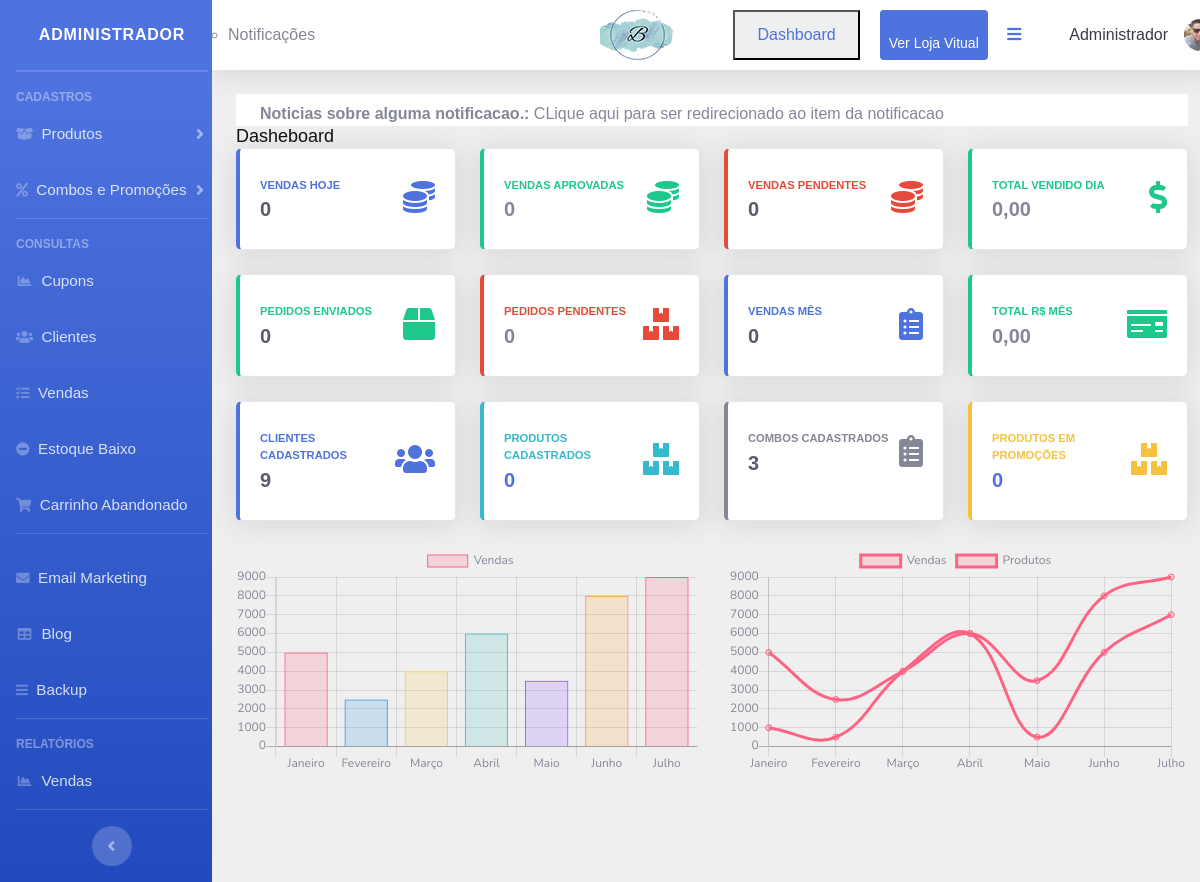
Screenshot of /sistema/painel-admin (signed in) with the database file from the repository.
### tables this page shows
CREATE TABLE `usuarios` (
  `id` int(11) NOT NULL AUTO_INCREMENT,
  `nome` varchar(50) NOT NULL,
  `cpf` varchar(20) NOT NULL,
  `email` varchar(50) NOT NULL,
  `senha` varchar(35) NOT NULL,
  `senha_crip` varchar(150) NOT NULL,
  `nivel` varchar(20) NOT NULL,
  `imagem` varchar(100) DEFAULT NULL,
  PRIMARY KEY (`id`)
);

### sistema/painel-admin/index.php (the view, shortened to what this page needs)
<?php
require_once '../../conexao.php';
$query = $pdo->query(
    "SELECT * FROM produtos where estoque <= '$nivel_estoque' order by estoque asc "
);
$res = $query->fetchAll(PDO::FETCH_ASSOC);
if (@count($res) > 0) {
    $classe_estoque = 'bg-danger';
} else {
    $classe_estoque = '';
}
$query5 = $pdo->query(
    "SELECT * FROM carrinho where id_venda = '0' "
);
$res5 = $query5->fetchAll(PDO::FETCH_ASSOC);
if (@count($res5) > 0) {
    $classe_carrinho = 'bg-dark text-light';
} else {
    $classe_carrinho = '';
}
$query = $pdo->query('SELECT * FROM envios_email');
$res = $query->fetchAll(PDO::FETCH_ASSOC);
if (@count($res) == 0) {
    $pdo->query(
        "INSERT INTO envios_email (data, final, assunto, mensagem, link) values (curDate(), '0', '', '', '') "
    );
}
$pag = @$_GET['pag'];
$menu1 = 'produtos';
$menu2 = 'categorias';
$menu3 = 'sub-categorias';
$menu4 = 'combos';
$menu5 = 'promocoes';
$menu6 = 'clientes';
$menu7 = 'vendas';
$menu8 = 'backup';
$menu9 = 'tipo-envios';
$menu10 = 'carac';
$menu11 = 'alertas';
$menu12 = 'cupons';
$menu13 = 'estoque';
$menu14 = 'blog';
$menu15 = 'banner';
$menu16 = 'produtos-promocao';
$menu17 = 'carrinho_abandonado';
$res = $pdo->query("SELECT * FROM usuarios where id = '$_SESSION[id_usuario]'");
$dados = $res->fetchAll(PDO::FETCH_ASSOC);
$nome_usu = @$dados[0]['nome'];
$imagem_usu = @$dados[0]['imagem'];
?>
<!DOCTYPE html>
<html lang="en">
<head>
    <link href="../vendor/fontawesome-free/css/all.min.css" rel="stylesheet" type="text/css">
    <link href="../css/sb-admin-2.css" rel="stylesheet">
    <link href="../css/style.css" rel="stylesheet">
    <link href="../vendor/datatables/dataTables.bootstrap4.min.css" rel="stylesheet">
</head>
<body id="page-top " >
    <div id="wrapper"  >
        <ul class=" navbar-nav bg-gradient-primary sidebar sidebar-dark " id="accordionSidebar" >
            <a class="sidebar-brand d-flex align-items-center justify-content-center"  href="index.php">
                <div class="sidebar-brand-text mx-3">Administrador</div>
            </a>
            <hr class="sidebar-divider my-0">
            <hr class="sidebar-divider">
            <div class="sidebar-heading">
                Cadastros
            </div>
            <li class="nav-item ">
                <a class="nav-link collapsed" href="#" data-toggle="collapse" data-target="#collapseTwo" aria-expanded="true" aria-controls="collapseTwo">
                    <i class="fas fa-box-open"></i>
                    <span>Produtos</span>
                </a>
            </li>
            <li class="nav-item">
                <a class="nav-link collapsed" href="#" data-toggle="collapse" data-target="#collapseUtilities" aria-expanded="true" aria-controls="collapseUtilities">
                    <i class="fas fa-percent"></i>
                    <span>Combos e Promoções</span>
                </a>
            </li>
            <hr class="sidebar-divider">
            <div class="sidebar-heading">
                Consultas
            </div>
            <li class="nav-item">
                <a class="nav-link" href="index.php?pag=<?php echo $menu12; ?>">
                    <i class="fas fa-fw fa-chart-area"></i>
                    <span>Cupons</span></a>
                </li>
                <li class="nav-item">
                    <a class="nav-link" href="index.php?pag=<?php echo $menu6; ?>">
                        <i class="fas fa-users"></i>
                        <span>Clientes</span></a>
                    </li>
                    <li class="nav-item">
                        <a class="nav-link" href="index.php?pag=<?php echo $menu7; ?>">
                            <i class="fas fa-tasks"></i>
                            <span>Vendas</span></a>
                        </li>
                        <li class="nav-item <?php echo $classe_estoque; ?>">
                            <a class="nav-link" href="index.php?pag=<?php echo $menu13; ?>">
                                <i class="fas fa-minus-circle <?php echo $classe_estoque; ?>"></i>
                                <span >Estoque Baixo</span></a>
                            </li>
                            <li class="nav-item <?php echo $classe_carrinho; ?>">
                            <a class="nav-link" href="index.php?pag=<?php echo $menu17; ?>">
                                <i class="fas fa fa-shopping-cart <?php echo $classe_carrinho; ?>"></i>
                                <span >Carrinho Abandonado</span></a>
                            </li>
                            <hr class="sidebar-divider d-none d-md-block">
                            <li class="nav-item">
                                <a class="nav-link" href="" data-toggle="modal" data-target="#ModalEmail">
                                    <i class="fas fa-envelope"></i>
                                    <span>Email Marketing</span></a>
                                </li>
                                <li class="nav-item">
                                    <a class="nav-link" href="index.php?pag=<?php echo $menu14; ?>">
                                        <i class="fas fa-fw fa-table"></i>
                                        <span class="">Blog</span></a>
                                    </li>
                                    <li class="nav-item">
                                        <a class="nav-link" href="backup.php">
                                            <i class="fas fa-bars"></i>
                                            <span>Backup</span></a>
                                        </li>
                                        <hr class="sidebar-divider d-none d-md-block">
                                        <div class="sidebar-heading">
                                            Relatórios
                                        </div>
                                        <li class="nav-item">
                                            <a class="nav-link" href="" data-toggle="modal" data-target="#RelVendas">
                                                <i class="fas fa-fw fa-chart-area"></i>
                                                <span>Vendas</span></a>
                                            </li>
                                            <hr class="sidebar-divider d-none d-md-block">
                                            <div class="text-center d-none d-md-inline">
                                                <button class="rounded-circle border-0" id="sidebarToggle"></button>
                                            </div>
                                        </ul>
                                        <div id="content-wrapper" class="row d-flex flex-column l">
                                        <div class="wrapper">
            <nav class="navbar navbar-expand navbar-light bg-white topbar mb-4 static-top shadow">
                <div class="container-fluid">
                    <ul class="navbar-nav">
                        <li class="nav-item">
                        <ul id="lista-modais">
                        <li id="nome-pagina">Notificações</li>
                        </ul>
                        </li>
                    </ul>
                    <div class="row w-100">
                        <div class="col">
                            <div class="row">
                                <div class="col-5 d-flex justify-content-center">
                                    <img src="../../img/logo.png" id="imgLogoAgente" style="max-width: 200px; max-height: 80px;" />
                                </div>
                                <button class="w3-button btn-black w3-border w3-border-red w3-round-large mr-1 d-none d-md-block"><a class="nav-link" href="index.php">Dashboard</a></button>
                                <button type="button" class="btn btn-primary btn-lg btn-sm ml-3 d-none d-md-block"><a class="nav-link" href="../../index.php" target="_blank"></a>Ver Loja Vitual</button>
                            </div>
                        </div>
                    </div>
                    <ul class="navbar-nav ml-auto">
                        <nav class="nav-item">
                                                <ul class="navbar-nav ml-auto ">
                                                    <li class="nav-item dropdown no-arrow nav-item">
                                                        <a class="nav-link dropdown-toggle" href="#" id="" role="button" data-toggle="dropdown" aria-haspopup="true" aria-expanded="false">
                                                            <span class="mr-3 d-none d-lg-inline text-gray-900 ">
                                                            <i class="fas fa-bars mr-2 text-primary"></i>
                                                            </span>
                                                        </a>
                                                    </li>
                                                    <li class="nav-item dropdown no-arrow nav-item">
                                                        <a class="nav-link dropdown-toggle" href="#" id="userDropdown" role="button" data-toggle="dropdown" aria-haspopup="true" aria-expanded="false">
                                                            <span class="mr-3 d-none d-lg-inline text-gray-900 "><?php echo @$nome_usu; ?></span>
                                                            <img class="img-profile rounded-circle" src="../../img/<?php echo $imagem_usu; ?>">
                                                        </a>
                                                    </li>
                                                </ul>
                                            </nav>
                    </ul>
                </div>
            </nav>
                    <div clas="row">
                                       <section class="notice-section">
    <div class="container">
        <div class="notice-section-wrapper  bg-white pt-2">
            <marquee behavior="scroll" direction="left" onmouseover="this.stop()" onmouseout="this.start()">
                <span class="px-4"><b>Noticias sobre alguma notificacao.:&nbsp;</b>CLique aqui para ser redirecionado ao item da notificacao</span>
            </marquee>
        </div>
    </div>
</section>
                    </div>
                                                <div class="container-fluid">
                                                    <?php if ($pag == null) {
                                                        include_once 'home.php';
                                                    } elseif ($pag == $menu1) {
                                                        include_once $menu1 .
                                                            '.php';
                                                    } elseif ($pag == $menu2) {
                                                        include_once $menu2 .
                                                            '.php';
                                                    } elseif ($pag == $menu3) {
                                                        include_once $menu3 .
                                                            '.php';
                                                    } elseif ($pag == $menu4) {
                                                        include_once $menu4 .
                                                            '.php';
                                                    } elseif ($pag == $menu5) {
                                                        include_once $menu5 .
                                                            '.php';
                                                    } elseif ($pag == $menu6) {
                                                        include_once $menu6 .
                                                            '.php';
                                                    } elseif ($pag == $menu7) {
                                                        include_once $menu7 .
                                                            '.php';
                                                    } elseif ($pag == $menu8) {
                                                        include_once $menu8 .
                                                            '.php';
                                                    } elseif ($pag == $menu9) {
                                                        include_once $menu9 .
                                                            '.php';
                                                    } elseif ($pag == $menu10) {
                                                        include_once $menu10 .
                                                            '.php';
                                                    } elseif ($pag == $menu11) {
                                                        include_once $menu11 .
                                                            '.php';
                                                    } elseif ($pag == $menu12) {
                                                        include_once $menu12 .
                                                            '.php';
                                                    } elseif ($pag == $menu13) {
                                                        include_once $menu13 .
                                                            '.php';
                                                    } elseif ($pag == $menu14) {
                                                        include_once $menu14 .
                                                            '.php';
                                                    } elseif ($pag == $menu15) {
                                                        include_once $menu15 .
                                                            '.php';
                                                    }elseif ($pag == $menu16) {
                                                        include_once $menu16 .
                                                            '.php';
                                                    }elseif ($pag == $menu17) {
                                                        include_once $menu17 .
                                                            '.php';
                                                    }
                                                    else {
                                                        include_once 'home.php';
                                                    } ?>
                                                </div>
                                            </div>
                                        </div>
                                    </div>
</body>
</html>

### css/style.css (style rules this page uses)
html, body { height: 100%; font-family: "Cairo", sans-serif; -webkit-font-smoothing: antialiased; font-smoothing: antialiased; }
img { max-width: 100%; }
ul, ol { padding: 0; margin: 0; }
@media only screen and (min-width: 1200px) { .container { max-width: 1170px; } }

### rows the page displays
usuarios: nome "Administrador", imagem (picture)
